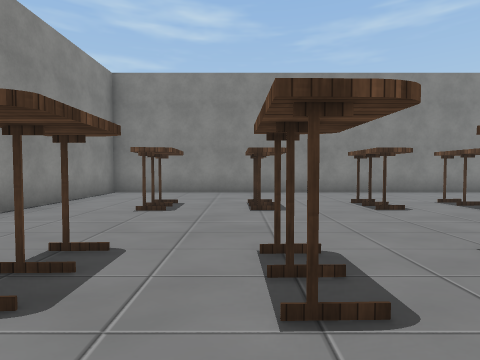
view 1 (above)

16 first-person views from a walk through a scene from a Unity 3-D project. The camera is 1.5 m above the floor, tilts 2° down and sees 80° across. The floor is counted in squares, 2 m on a side. Each view is taken from the middle of a square. On the plan, view 1 faces up. The plan holds only what a view shows up to about 10 squares ahead; the rest is blank. The place goes on beyond the plan. Some animated figures are left out. Door leaves are left out, so doorways stand open. Some surface patterns are stand-ins.

view 2
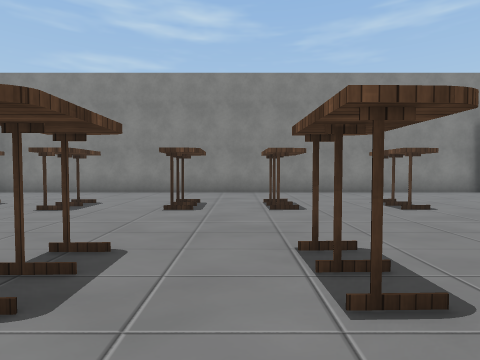

view 3
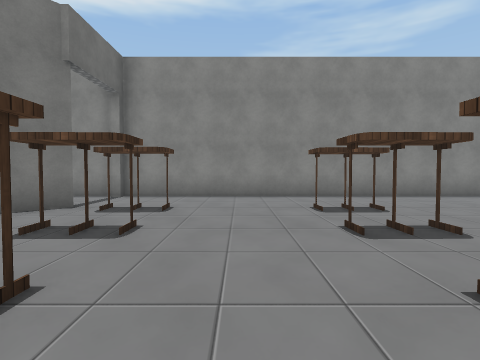

view 4
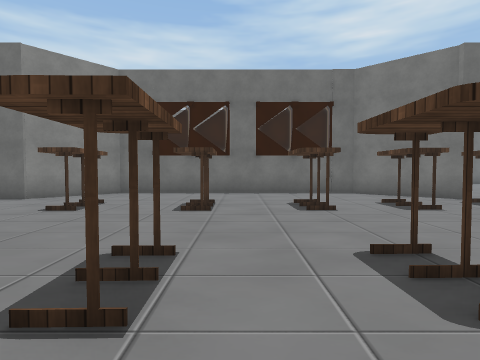

view 5
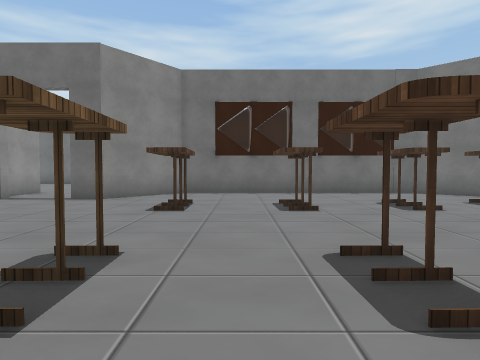

view 6
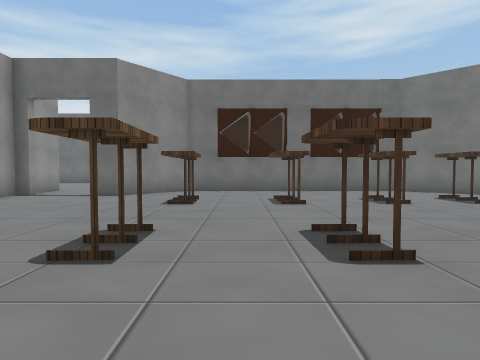

view 7
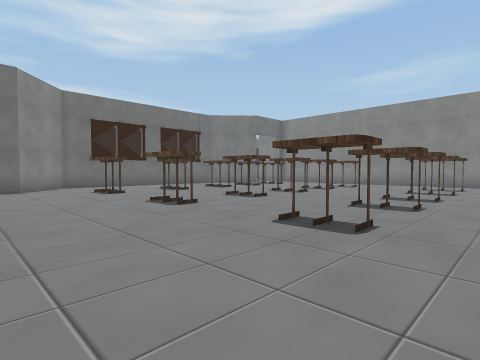

view 8
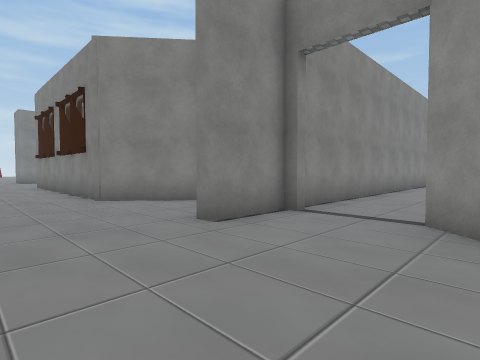

view 9
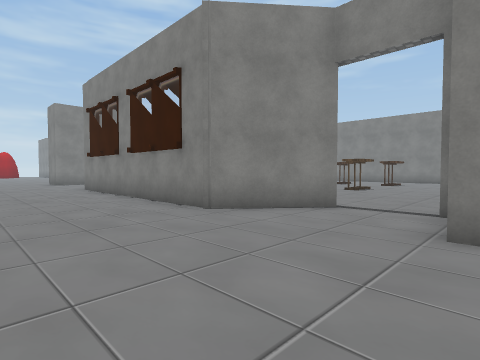

view 10
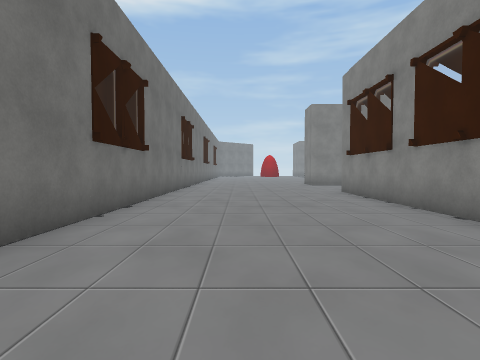

view 11
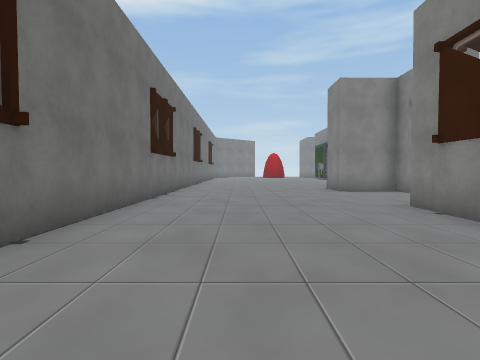

view 12
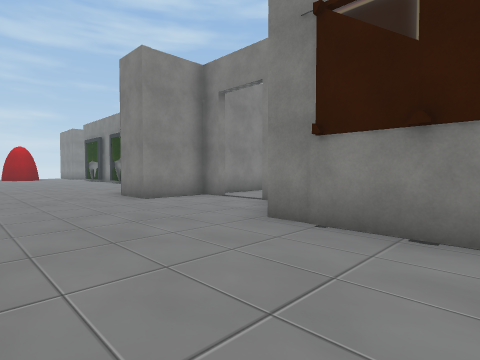

view 13
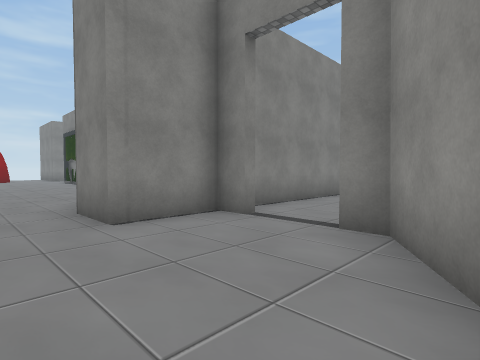

view 14
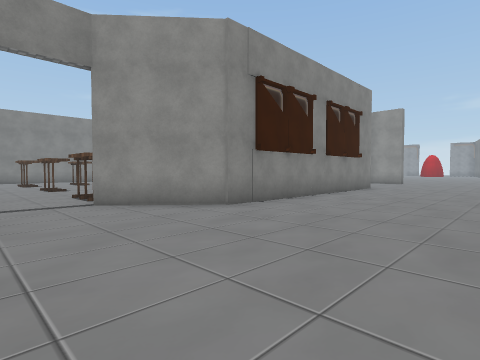

view 15
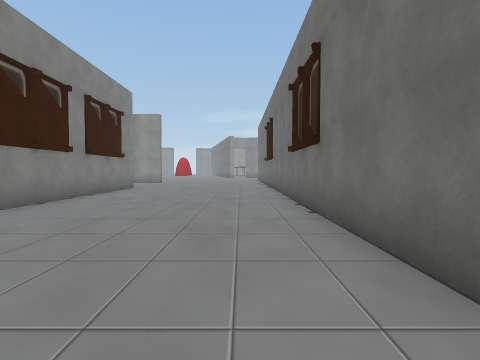

view 16
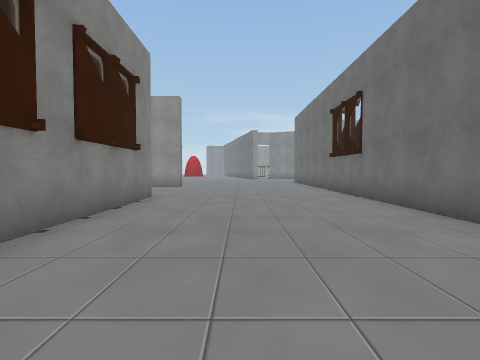

### Floor plan
Points are (right, up) in squares from view 1. A wall is a line through its corners. A room is listed if a view was taken in it or the views show most of it. See-through windows are left out.
Room 1 (views 1, 2, 3, 4, 5, 6, 7)
walls: (-1.8, -3.3) (0.4, -5.2) (7.9, -5.2) (9.6, -3.3) (10.4, -3.3); (11.5, 9.6) (-4.2, 9.6) (-4.2, -3.4)
ways out: open door at (-3.8, -2.8) to room 2; open door at (11, -2.5) to room 2
objects: table (-2, -2); table (-2, 3); table (-2, 6); table (0, -2); table (0, 1); table (0, 3); table (0, 6); table (2, -2); table (2, 1); table (2, 3); table (3, 6); table (5, -2); table (5, 2); table (5, 7); table (7, -2); table (7, 2); table (7, 7)
Room 2 (views 8, 9, 10, 11, 12, 13, 14, 15, 16)
walls: (-2.5, -11.4) (10, -11.4); (-4.2, -3.5) (-4.2, -5.5) (-4.6, -5.5); (-6.7, -3.5) (-8.3, -5.5) (-16, -5.5); (-16.1, -5) (-17.1, -3.5) (-17.8, -3.5); (8, -5.5) (0.3, -5.5) (-2, -3.5); (-19.2, -3.5) (-20.1, -3.5) (-20.1, -5.5) (-21.5, -5.5); (-20, -11.4) (-8.8, -11.4)
ways out: open door at (-3.8, -2.8) to room 1; open door at (11, -2.5) to room 1; open door at (-18.7, -2.7)

Where each view was taken, in squares from view 1:
view 1: 0 up, 0 right, facing up
view 2: 0 up, 4 right, facing up
view 3: 0 up, 4 right, facing left
view 4: 4 up, 4 right, facing down
view 5: 4 up, 6 right, facing down
view 6: 5 up, 6 right, facing down
view 7: 8 up, 11 right, facing down-left
view 8: 8 down, 1 left, facing up-left
view 9: 9 down, 4 left, facing up-left
view 10: 9 down, 6 left, facing left
view 11: 9 down, 10 left, facing left
view 12: 9 down, 13 left, facing up-left
view 13: 7 down, 16 left, facing up-left
view 14: 10 down, 4 left, facing up-right
view 15: 10 down, 4 left, facing right
view 16: 8 down, 0 right, facing right
